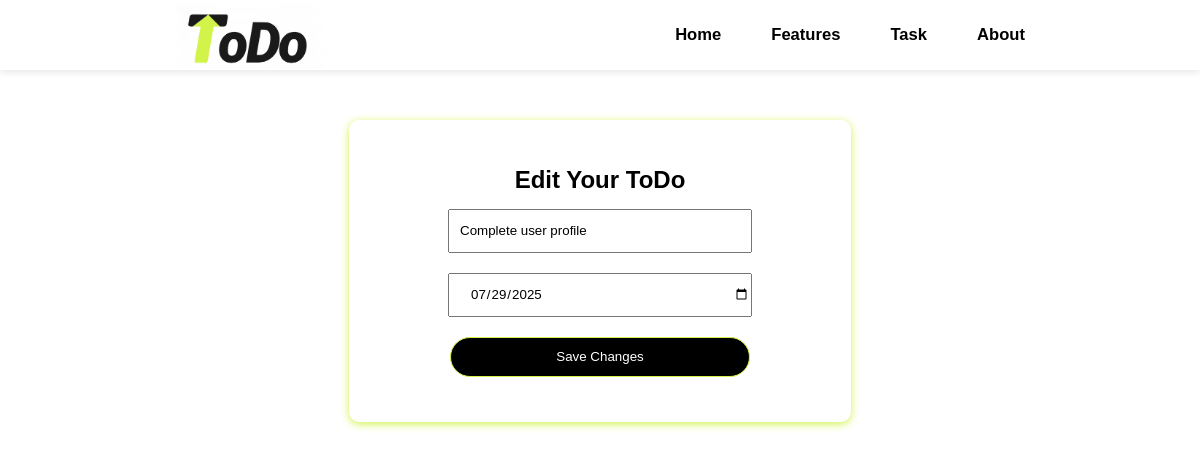
/edittodo/3, run on an earlier commit of the app's database.
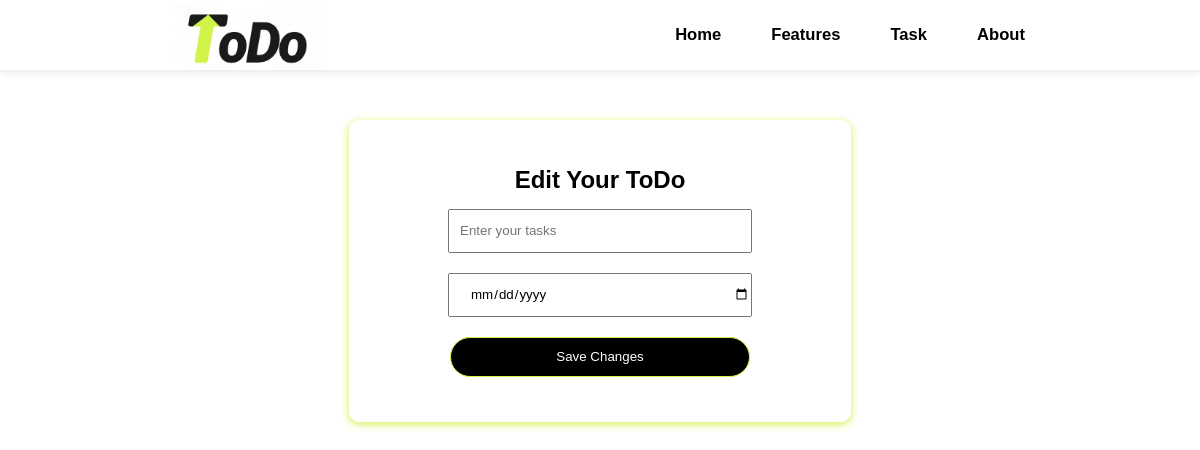
And on a later commit of the database.
### App/models.py (models this page shows, shortened)
class Todo(models.Model):
    user=models.ForeignKey(User,on_delete=models.CASCADE,blank=True,null=True)
    task=models.CharField(max_length=100,blank=True,null=True)
    deadline=models.DateField(max_length=20,blank=True,null=True)
    date=models.DateTimeField(auto_now_add=True)
    complete=models.BooleanField(default=False)

### App/views.py (the view)
# urls.py: path('edittodo/<int:pk>',views.edittodo,name="edittodo"),
def edittodo(request,pk):
    pen=Todo.objects.filter(pk=pk).first()
    if request.method=="POST":
        pen.task=request.POST.get("task")
        pen.deadline=request.POST.get("deadline")
        pen.save()
        return HttpResponseRedirect(reverse("addtodo"))
    return render(request,'edit.html',{'pen':pen})

### App/templates/edit.html (shortened to what this page needs)
{% load static %}
<!DOCTYPE html>
<html lang="en">
<head>
    <link rel="stylesheet" href="{% static 'css/edit.css' %}">
</head>
<body>
    <div class="container">
        <div class="navbar">
            <div class="logo">
                <img src="{% static 'images/finallogo.png' %}" alt="">
            </div>
            <div class="menus">
                <div class="menu_items">
                    <a href="{% url 'homepage' %}"><h5>Home</h5></a>
                    <h5>Features</h5>
                    <h5>Task</h5>
                    <h5>About</h5>
                </div>
            </div>
        </div>
        <div class="todo">
            <div class="todo-form">
                <h2>Edit Your ToDo</h2>
                <form method="post" action="{% url 'edittodo' pk=pen.pk %}" class="enter-todo">{% csrf_token %}
                    <input type="text" name="task" placeholder="Enter your tasks" value="{{pen.task}}">
                    <input type="date" id="task-date" name="deadline" value="{{pen.deadline|date:'Y-m-d'}}">
                    <button type="submit" id="addtodo">Save Changes</button>
                </form>
            </div>
        </div>
    </div>
</body>
</html>

What changed in the data, as far as the page shows it:
removed Todo: task "Complete user profile", deadline "07/29/2025"
